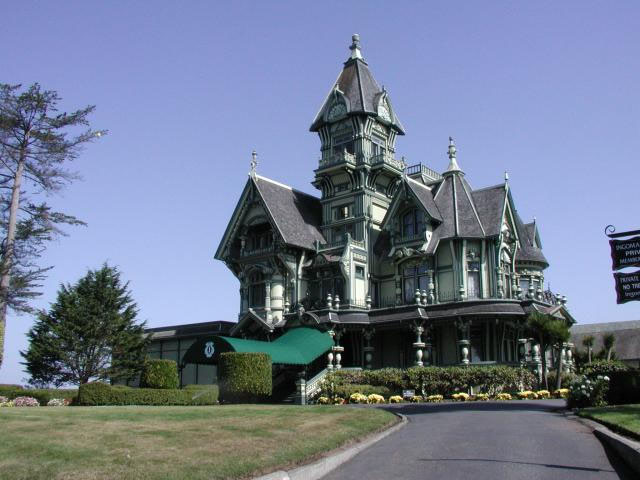
//> input picture patchtable_apps/reshuffle/Image.png, 640 x 480 px
$ ./main   (built with g++ and OpenCV 4)
//> lines starting //> are read from the running program, lines starting //| are printed output that depends on the picture; after the words box and inside, x2 and y2 are one past the last pixel; in counts of white or black regions, pixels touching at a corner belong together
#include<cstdio>
#include"reshuffle.h"
#define index main_index	/* Workaround for linker conflict on Mac */

//state mat
Mat GUIImg;
Mat SrcImg;
Mat DstImg;
Mat Hole;
Mat Guide;
Mat Offset;
Mat Const;

//operating mat
Mat Select;

bool drawMode;
//pen;
Mat mpoint;
float r;
int pennum;
int index;

bool dragMode;
//offset
bool keep;
Vec2f start;
Vec2f offset;

//redraw the pixel(x,y) shown in the screen
void redraw(int x, int y){
	int guide = Guide.at<uchar>(y, x);
	if (guide > 0){
		switch (guide % 3){
		case 1:
			GUIImg.at<Vec3b>(y, x) = Vec3b(255, 0, 0);
			break;
		case 2:
			GUIImg.at<Vec3b>(y, x) = Vec3b(0, 255, 0);
			break;
		case 0:
			GUIImg.at<Vec3b>(y, x) = Vec3b(0, 0, 255);
			break;
		}
	}
	else if (Hole.at<uchar>(y, x)){
		GUIImg.at<Vec3b>(y, x) = Vec3b(0, 0, 0);
	}
	else{
		GUIImg.at<Vec3b>(y, x) = DstImg.at<Vec3b>(y, x);
	}
	if (Const.at<uchar>(y, x)){
		GUIImg.at<Vec3b>(y, x) = 0.5*GUIImg.at<Vec3b>(y, x) + 0.5*Vec3b(0, 255, 0);
	}
	if (y - offset[1] >= 0 && y - offset[1] < Select.rows && x - offset[0] >= 0 && x - offset[0] < Select.cols && Select.at<uchar>(y - offset[1], x - offset[0])){
		GUIImg.at<Vec3b>(y, x) = 0.5*GUIImg.at<Vec3b>(y, x) + 0.5*Vec3b(0, 0, 255);
	}
}

void draw(int x, int y){
	for (int i = -r; i < r; i++){
		for (int j = -r; j < r; j++){
			if (i*i + j*j < r*r){
				if (x + i >= 0 && x + i < mpoint.cols && y + j >= 0 && y + j < mpoint.rows){
					mpoint.at<uchar>(y + j, x + i) = pennum;
					redraw(x + i, y + j);
				}
			}
		}
	}
	imshow("GUI", GUIImg);
}

void drag(){
	for (int i = 0; i < GUIImg.rows; i++){
		for (int j = 0; j < GUIImg.cols; j++){
			redraw(j, i);
		}
	}
	imshow("GUI", GUIImg);
}

void operate(){
	for (int i = 0; i < GUIImg.rows; i++){
		for (int j = 0; j < GUIImg.cols; j++){
			if (!keep && Select.at<uchar>(i, j)){
				Hole.at<uchar>(i, j) = 1;
			}
			if (i - offset[1] >= 0 && i - offset[1] < Select.rows && j - offset[0] >= 0 && j - offset[0] < Select.cols && Select.at<uchar>(i - offset[1], j - offset[0])){
				Offset.at<Vec2f>(i, j) = -offset;
				Const.at<uchar>(i, j) = 1;
				DstImg.at<Vec3b>(i, j) = SrcImg.at<Vec3b>(i - offset[1], j - offset[0]);
			}
		}
	}
	Select = Mat(SrcImg.rows, SrcImg.cols, CV_8UC1, Scalar::all(0));
	dragMode = false;
	drawMode = true;
	drag();
}

void _MouseCB(int event, int x, int y, int flags, void* param){
	static int LeftButtonPressed = false;
	if (event == CV_EVENT_LBUTTONDOWN){
		LeftButtonPressed = true;
		if (drawMode){
			draw(x, y);
		}
		if (dragMode){
			start = Vec2f(x, y) - offset;
		}
	}
	if (event == CV_EVENT_LBUTTONUP){
		LeftButtonPressed = false;
		if (dragMode){
			offset = Vec2f(x, y) - start;
			drag();
		}
	}
	if (event == CV_EVENT_MOUSEMOVE && LeftButtonPressed){
		if (drawMode){
			draw(x, y);
		}
	}
}

int main(int argc, char** argv){
	SrcImg = imread("Image.png");
//> SrcImg is the input picture: 480 rows x 640 cols, CV_8UC3; mean B, G, R 145.1, 123.7, 113.2
	DstImg = SrcImg.clone();
	GUIImg = SrcImg.clone();
	Hole = Mat(SrcImg.rows, SrcImg.cols, CV_8UC1, Scalar::all(0));
	Guide = Mat(SrcImg.rows, SrcImg.cols, CV_8UC1, Scalar::all(0));
	Offset = Mat(SrcImg.rows, SrcImg.cols, CV_32FC2, Scalar::all(0));
	Const = Mat(SrcImg.rows, SrcImg.cols, CV_8UC1, Scalar::all(0));

	Select = Mat(SrcImg.rows, SrcImg.cols, CV_8UC1, Scalar::all(0));

	drawMode = true;
	mpoint = Select;
	r = 20;
	pennum = 1;
	index = 0;

	dragMode = false;
	keep = false;
	start = Vec2f(0, 0);
	offset = Vec2f(0, 0);

	imshow("GUI", GUIImg);
	cvSetMouseCallback("GUI", _MouseCB, NULL);
	while (true){
		int key = cvWaitKey();
//> the left mouse button is pressed at (160, 120)
//> after the loop in draw, `for (int i = -r; i < r; i++)`:
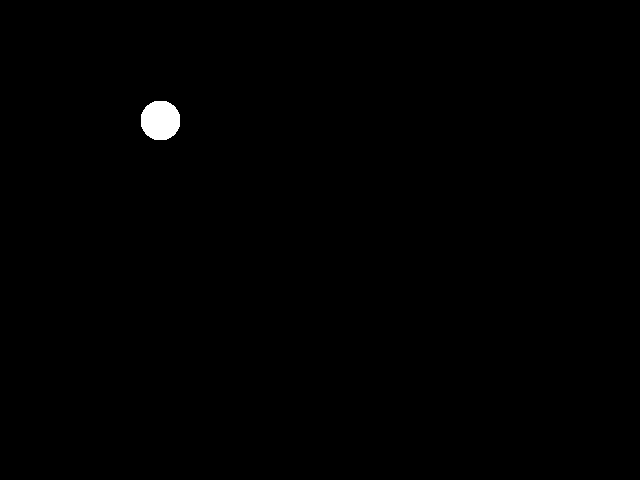
//> mpoint: 480 rows x 640 cols, CV_8UC1; values 0 (black) and 1 (white), 0.41% white; 1 white region, box (x1, y1, x2, y2) and area: (141, 101, 180, 140) 1245
//> in draw, `imshow("GUI", GUIImg);`:
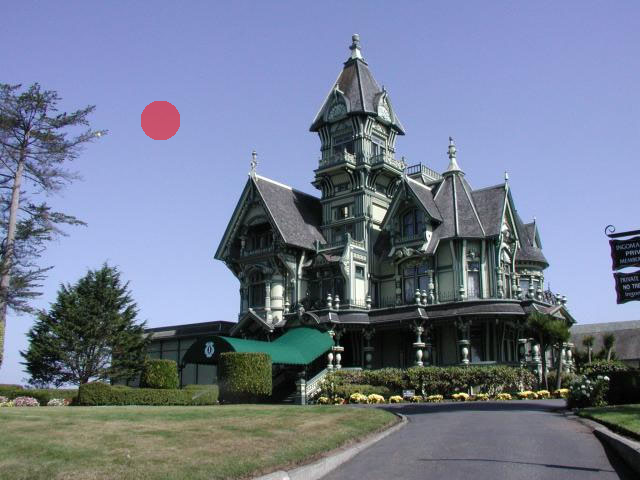
//> window 'GUI': 480 rows x 640 cols, CV_8UC3; mean B, G, R 144.7, 123.3, 113.4
//> the mouse is dragged to (320, 240)
//> call 2 of draw, with x = 320, y = 240
//> after the loop in draw (call 2), `for (int i = -r; i < r; i++)`:
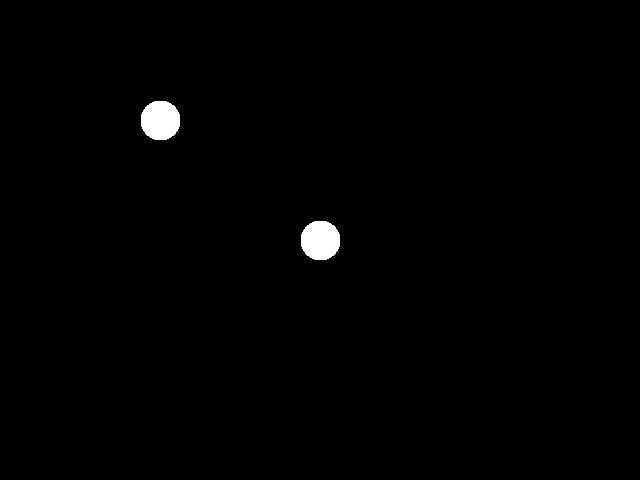
//> mpoint: 480 rows x 640 cols, CV_8UC1; values 0 (black) and 1 (white), 0.81% white; 2 white regions, box (x1, y1, x2, y2) and area: (141, 101, 180, 140) 1245, (301, 221, 340, 260) 1245
//> in draw (call 2), `imshow("GUI", GUIImg);`:
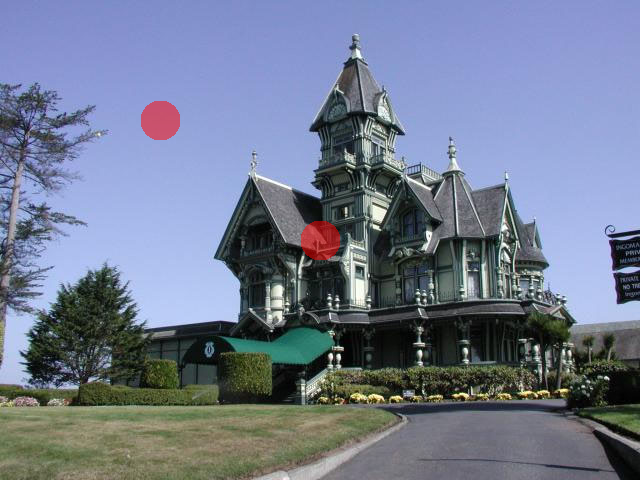
//> window 'GUI': 480 rows x 640 cols, CV_8UC3; mean B, G, R 144.5, 123.2, 113.8
//> the mouse is dragged to (480, 360)
//> call 3 of draw, with x = 480, y = 360
//> after the loop in draw (call 3), `for (int i = -r; i < r; i++)`:
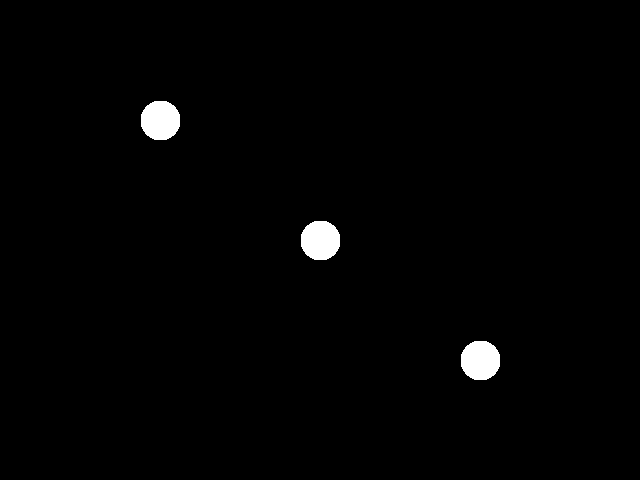
//> mpoint: 480 rows x 640 cols, CV_8UC1; values 0 (black) and 1 (white), 1.2% white; 3 white regions, box (x1, y1, x2, y2) and area: (141, 101, 180, 140) 1245, (301, 221, 340, 260) 1245, (461, 341, 500, 380) 1245
//> in draw (call 3), `imshow("GUI", GUIImg);`:
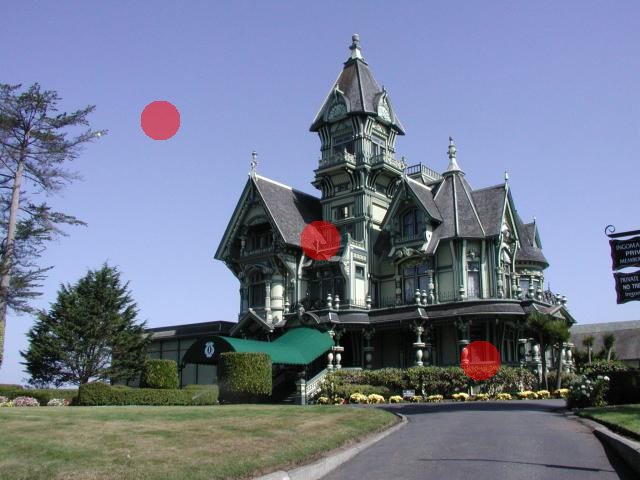
//> window 'GUI': 480 rows x 640 cols, CV_8UC3; mean B, G, R 144.4, 123, 114.2
//> the button is released at (480, 360)
//> the 'e' key is pressed
		switch (key){
		case '+':
			r++;
			break;
		case '-':
			if (r > 2){
				r--;
			}
			break;
		case 'g':
			mpoint = Guide;
			index++;
			pennum = index;
			break;
		case 'h':
			mpoint = Hole;
			pennum = 1;
			break;
		case 's':
			mpoint = Select;
			pennum = 1;
			break;
		case 'e':
			dragMode = false;
			drawMode = true;
			break;
		case 'f':
			mpoint = Const;
			pennum = 1;
			break;
		case 'x':
			dragMode = true;
			drawMode = false;
			keep = false;
			break;
		case 'c':
			dragMode = true;
			drawMode = false;
			keep = true;
			break;
		case 'r':
			if (offset != Vec2f(0, 0)){
				operate();
			}
			retarget(SrcImg, DstImg, Hole, Guide, Const, Offset, 100, 7, 100, 5, 5);
			GUIImg = DstImg.clone();
			SrcImg = DstImg.clone();
			Hole = Mat(SrcImg.rows, SrcImg.cols, CV_8UC1, Scalar::all(0));
			Guide = Mat(SrcImg.rows, SrcImg.cols, CV_8UC1, Scalar::all(0));
			Offset = Mat(SrcImg.rows, SrcImg.cols, CV_32FC2, Scalar::all(0));
			Const = Mat(SrcImg.rows, SrcImg.cols, CV_8UC1, Scalar::all(0));
			Select = Mat(SrcImg.rows, SrcImg.cols, CV_8UC1, Scalar::all(0));
			mpoint = Select;
			index = 0;
			dragMode = false;
			drawMode = true;
			offset = 0;
			start = 0;
			imshow("GUI", GUIImg);
		}

	}

}
